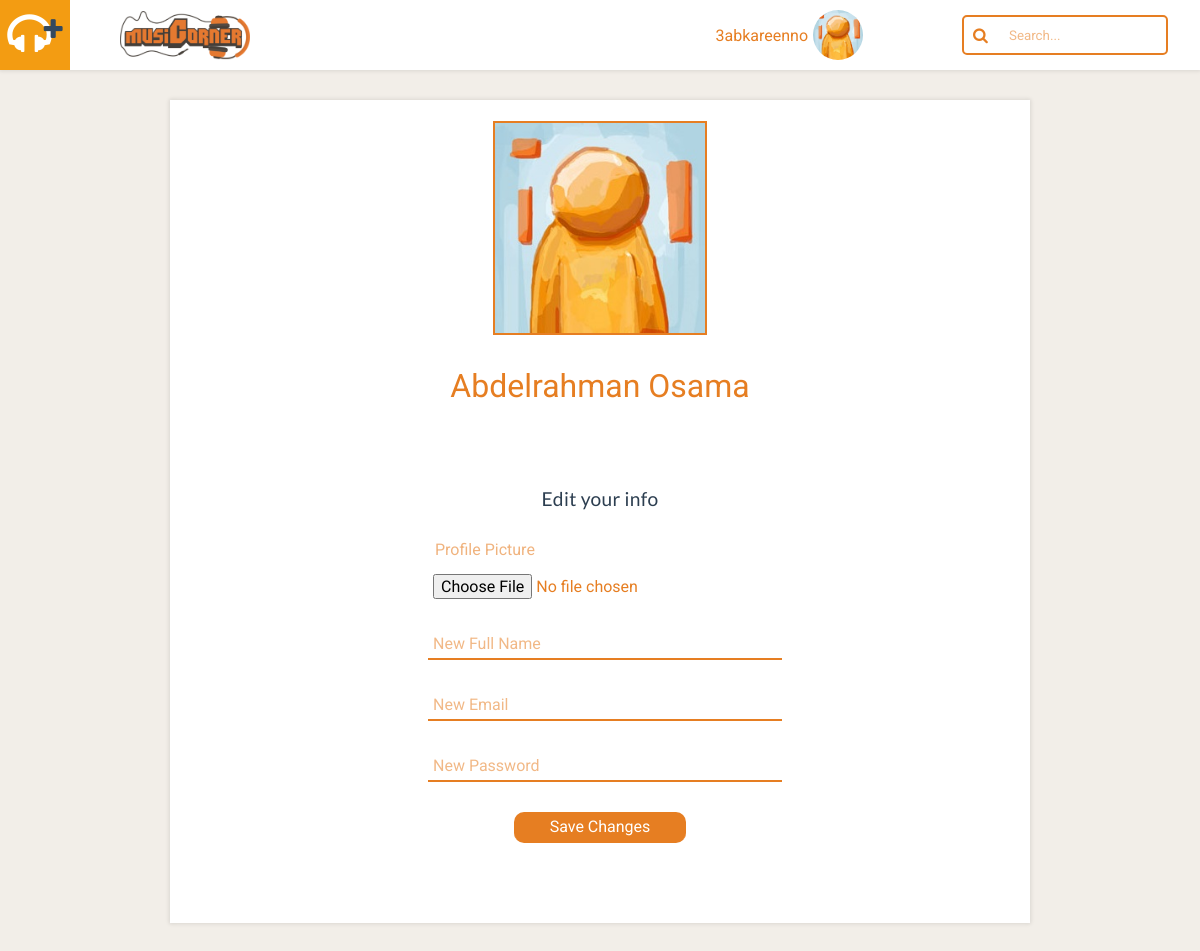
The app's page /profile_edit.php (signed in) with its own data.
### tables this page shows
CREATE TABLE `users` (
  `id` int(15) NOT NULL,
  `full name` text NOT NULL,
  `username` varchar(150) NOT NULL,
  `email` varchar(150) NOT NULL,
  `password` varchar(150) NOT NULL,
  `profile picture` varchar(250) NOT NULL,
  `role` text NOT NULL
);

### profile_edit.php (the view, shortened to what this page needs)
<?php session_start();
	include 'includes/connection.php';
	if(isset($_SESSION['id']) && isset($_SESSION['email']) && isset($_SESSION['password']) == true){
		$user_id	= $_SESSION['id'];
		$get_full_name = "SELECT * FROM `users` WHERE `id` = '$user_id'";
		$result = mysqli_query($connection, $get_full_name);
		if($result){
			while ($rows = mysqli_fetch_array($result)) {
					$fullname = $rows['full name'];
					$profile_pic = $rows['profile picture'];
			}
		}
	} else {
		header('Location: home.php');
	}
?>
<!DOCTYPE html>
<html lang="en">
<head>
	<link rel="stylesheet" href="css/normalize.min.css">
	<link rel="stylesheet" href="css/style.css">
	<link rel="stylesheet" href="css/font-awesome.min.css">
</head>
<body id="profile">
	<?php include "includes/header.php" ?>
	<div class="container card cf">
		<?php echo '<div class="main-photo" style="background-image: url(&quot;'.$profile_pic.'&quot;);"></div>' ?>
		<p class="full-name"><?php echo "$fullname" ?></p>
		<div method="post" class="edit-info">
			<h1>Edit your info</h1>
			<form class="edit-form" method="post" action="<?php echo "$_SERVER[PHP_SELF]"; ?>" enctype="multipart/form-data">
				<div class="group">
					<label>Profile Picture</label>
					<input name="profile-pic" type="file">
				</div>
				<input name="userfullname" type="text" placeholder="New Full Name" onfocus="this.placeholder=''" onblur="this.placeholder = 'New Full Name'" required>
				<input name="email" type="email" placeholder="New Email" onfocus="this.placeholder=''" onblur="this.placeholder = 'New Email'" required>
				<input name="password" type="password" placeholder="New Password" onfocus="this.placeholder=''" onblur="this.placeholder = 'New Pasword'" required>
				<input name="edit" type="submit" value="Save Changes">
			</form>
		</div>
	</div>
</body>
</html>

### includes/header.php (shortened to what this page needs)
<header class="card cf">
  <a href="addsong.php">
    <div class="add">
      <i class="fa fa-headphones" aria-hidden="true"></i>
      <i class="fa fa-plus" aria-hidden="true"></i>
    </div>
  </a>
  <a href="home.php"><img class="logo" src="img/Logo.png" alt="LOGO"></a>
  <?php
  $search = '';
  echo '<form action="results.php?search_value='.$search.'">'; ?>
    <div class="search-box" >
      <div class="search">
        <span class="icon"><i class="fa fa-search"></i></span>
        <input name="search" type="search" id="search" placeholder="Search..." />
      </div>
    </div>
  </form>
  <div class="profile">
    <?php
      $username = '';
      $get_username = "SELECT * FROM `users` WHERE `id` = '$user_id'";
      $fire_get_username = mysqli_query($connection, $get_username);
      while ($rows = mysqli_fetch_array($fire_get_username)) {
          $username = $rows['username'];
      }
    ?>
    <p><?php echo "$username"?></p>
    <?php echo '<div class="photo" style="background-image: url(&quot;'.$_SESSION['profile picture'].'&quot;);"></div>' ?>
  </div>
</header>

### css/style.css (style rules this page uses)
:root { box-sizing: border-box; font-family: "Roboto", sans-serif; font-size: 16px; }
.cf:after { content: ""; display: block; clear: both; }
.container { max-width: 960px; margin: 0 auto; position: relative; }
h1, h2, h3, h4, h5, h6 { font-family: "Lato", sans-serif; font-weight: 400; }
.card { background-color: white; box-shadow: 0px 0px 4px 1px rgba(0, 0, 0, 0.1); }
a { color: black; }
#add, #home, #profile, #results { padding-top: 100px; }
form input { display: block; background-color: transparent; font-size: 1rem; border: none; border-bottom: 2px solid #E67E22; color: #E67E22; padding: 5px; margin: 10px auto; width: 100%; }
form input[type="submit"] { width: 50%; margin-top: 20px; background-color: #E67E22; border-radius: 10px; cursor: pointer; -webkit-transition: background-color 300ms; transition: background-color 300ms; color: white; }
form input[type="file"] { width: 300px; display: inline-block; margin: 0; border: none; }
form .group { margin-left: 30px; }
form .group label { color: #f0b37e; margin-right: 30px; margin-left: 7px; }
header { background-color: white; height: 70px; width: 100%; position: fixed; top: 0; z-index: 99; }
header .add { float: left; height: 70px; width: 70px; line-height: 70px; display: -webkit-box; display: -webkit-flex; display: -ms-flexbox; display: flex; -webkit-box-pack: center; -webkit-justify-content: center; -ms-flex-pack: center; justify-content: center; -webkit-box-align: center; -webkit-align-items: center; -ms-flex-align: center; align-items: center; -webkit-transition: all 300ms; transition: all 300ms; background-color: #F39C12; }
header .add .fa-headphones { font-size: 3rem; color: white; }
header .add .fa-plus { color: #34495E; margin-left: -0.5rem; margin-top: -0.8rem; font-size: 1.5rem; }
header .logo { width: 130px; position: absolute; top: 50%; -webkit-transform: translateY(-50%); -ms-transform: translateY(-50%); transform: translateY(-50%); margin-left: 50px; cursor: pointer; }
header .search-box { position: absolute; right: 2px; margin: 0 30px; height: 70px; display: -webkit-box; display: -webkit-flex; display: -ms-flexbox; display: flex; -webkit-box-align: center; -webkit-align-items: center; -ms-flex-align: center; align-items: center; }
header .search-box .search { position: relative; }
header .search-box input#search { max-width: 250px; height: 40px; border: none; font-size: 10pt; float: left; padding-left: 45px; border-radius: 5px; border: 2px solid #E67E22; }
header .search-box .icon { position: absolute; margin-left: 11px; top: 50%; -webkit-transform: translateY(-50%); -ms-transform: translateY(-50%); transform: translateY(-50%); z-index: 1; color: #E67E22; }
header .profile { position: absolute; padding: 0 7px; right: 300px; display: -webkit-box; display: -webkit-flex; display: -ms-flexbox; display: flex; -webkit-box-align: center; -webkit-align-items: center; -ms-flex-align: center; align-items: center; height: 70px; margin: 0 30px; -webkit-transition: all 300ms; transition: all 300ms; cursor: pointer; }
header .profile p { margin: 5px; color: #E67E22; }
header .profile .photo { height: 50px; width: 50px; border-radius: 50%; display: inline-block; background-size: cover; background-repeat: no-repeat; background-position: center center; }
body { background-color: #f2eee8; }
#profile .container { padding-top: 1px; margin-bottom: 30px; max-width: 860px; }
#profile .main-photo { display: block; margin: 20px auto; height: 200px; width: 200px; background-size: cover; background-repeat: no-repeat; background-position: center center; border: 2px solid #E67E22; padding: 5px; }
#profile p.full-name { text-align: center; font-size: 2rem; color: #E67E22; }
#profile h1 { color: #2C3E50; text-align: center; font-size: 1.2rem; letter-spacing: 0.02rem; margin-bottom: 30px; }
#profile .edit-info { width: 40%; margin: 0 auto; padding: 50px 0; }
#profile .edit-info .group { margin-left: 0; margin-bottom: -15px; }
#profile .edit-info .group input[type="file"] { margin-top: 10px; margin-bottom: 10px; }
#profile .edit-info input { margin: 30px auto; }

### records on screen
users: username "3abkareenno", profile picture (placeholder picture), full name "Abdelrahman Osama"
